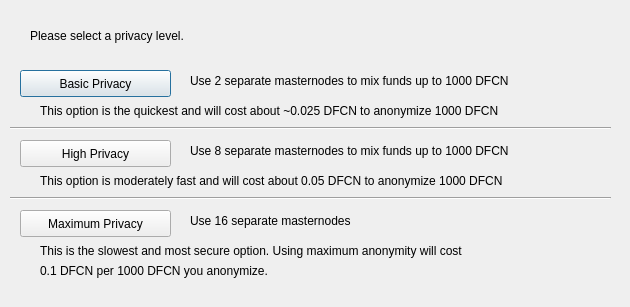
<?xml version="1.0" encoding="UTF-8"?>
<ui version="4.0">
 <class>DarksendConfig</class>
 <widget class="QDialog" name="DarksendConfig">
  <property name="geometry">
   <rect>
    <x>0</x>
    <y>0</y>
    <width>630</width>
    <height>307</height>
   </rect>
  </property>
  <property name="windowTitle">
   <string>Configure PrivateSend</string>
  </property>
  <widget class="QPushButton" name="buttonBasic">
   <property name="geometry">
    <rect>
     <x>20</x>
     <y>70</y>
     <width>151</width>
     <height>27</height>
    </rect>
   </property>
   <property name="text">
    <string>Basic Privacy</string>
   </property>
  </widget>
  <widget class="QPushButton" name="buttonHigh">
   <property name="geometry">
    <rect>
     <x>20</x>
     <y>140</y>
     <width>151</width>
     <height>27</height>
    </rect>
   </property>
   <property name="text">
    <string>High Privacy</string>
   </property>
  </widget>
  <widget class="QPushButton" name="buttonMax">
   <property name="geometry">
    <rect>
     <x>20</x>
     <y>210</y>
     <width>151</width>
     <height>27</height>
    </rect>
   </property>
   <property name="text">
    <string>Maximum Privacy</string>
   </property>
  </widget>
  <widget class="QLabel" name="label">
   <property name="geometry">
    <rect>
     <x>30</x>
     <y>20</y>
     <width>571</width>
     <height>31</height>
    </rect>
   </property>
   <property name="text">
    <string>Please select a privacy level.</string>
   </property>
  </widget>
  <widget class="QLabel" name="label_2">
   <property name="geometry">
    <rect>
     <x>190</x>
     <y>70</y>
     <width>421</width>
     <height>21</height>
    </rect>
   </property>
   <property name="text">
    <string>Use 2 separate masternodes to mix funds up to 1000 DFCN</string>
   </property>
  </widget>
  <widget class="QLabel" name="label_3">
   <property name="geometry">
    <rect>
     <x>190</x>
     <y>140</y>
     <width>411</width>
     <height>21</height>
    </rect>
   </property>
   <property name="text">
    <string>Use 8 separate masternodes to mix funds up to 1000 DFCN</string>
   </property>
  </widget>
  <widget class="QLabel" name="label_4">
   <property name="geometry">
    <rect>
     <x>190</x>
     <y>210</y>
     <width>421</width>
     <height>21</height>
    </rect>
   </property>
   <property name="text">
    <string>Use 16 separate masternodes</string>
   </property>
  </widget>
  <widget class="QLabel" name="label_6">
   <property name="geometry">
    <rect>
     <x>40</x>
     <y>100</y>
     <width>561</width>
     <height>21</height>
    </rect>
   </property>
   <property name="text">
    <string>This option is the quickest and will cost about ~0.025 DFCN to anonymize 1000 DFCN</string>
   </property>
  </widget>
  <widget class="QLabel" name="label_7">
   <property name="geometry">
    <rect>
     <x>40</x>
     <y>170</y>
     <width>561</width>
     <height>21</height>
    </rect>
   </property>
   <property name="text">
    <string>This option is moderately fast and will cost about 0.05 DFCN to anonymize 1000 DFCN</string>
   </property>
  </widget>
  <widget class="QLabel" name="label_8">
   <property name="geometry">
    <rect>
     <x>40</x>
     <y>240</y>
     <width>561</width>
     <height>21</height>
    </rect>
   </property>
   <property name="text">
    <string>This is the slowest and most secure option. Using maximum anonymity will cost</string>
   </property>
  </widget>
  <widget class="QLabel" name="label_9">
   <property name="geometry">
    <rect>
     <x>40</x>
     <y>260</y>
     <width>561</width>
     <height>21</height>
    </rect>
   </property>
   <property name="text">
    <string>0.1 DFCN per 1000 DFCN you anonymize.</string>
   </property>
  </widget>
  <widget class="Line" name="line">
   <property name="geometry">
    <rect>
     <x>10</x>
     <y>120</y>
     <width>601</width>
     <height>16</height>
    </rect>
   </property>
   <property name="orientation">
    <enum>Qt::Horizontal</enum>
   </property>
  </widget>
  <widget class="Line" name="line_2">
   <property name="geometry">
    <rect>
     <x>10</x>
     <y>190</y>
     <width>601</width>
     <height>16</height>
    </rect>
   </property>
   <property name="orientation">
    <enum>Qt::Horizontal</enum>
   </property>
  </widget>
 </widget>
 <resources/>
 <connections/>
</ui>
